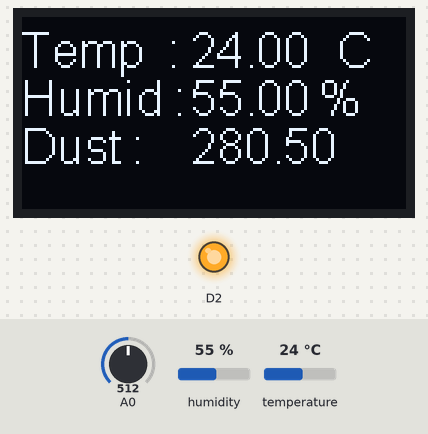
This sketch was run on a simulated ESP8266 (NodeMCU). Parts: 128×64 one-colour display, output pins drawn as LEDs (lit = HIGH). The test bench sets the inputs (shaded band); at power-on: A0 = 512, humidity 55 %, temperature 24 °C. What the sketch prints to the serial monitor is not drawn.

Above: at 4.2 s.
4.3 s: A0 set to 3
At 6.6 s:
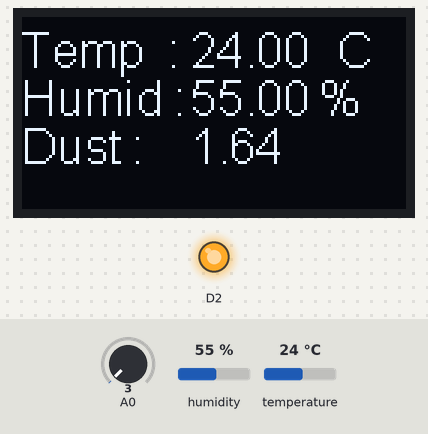
7.7 s: A0 set to 0
At 10.2 s:
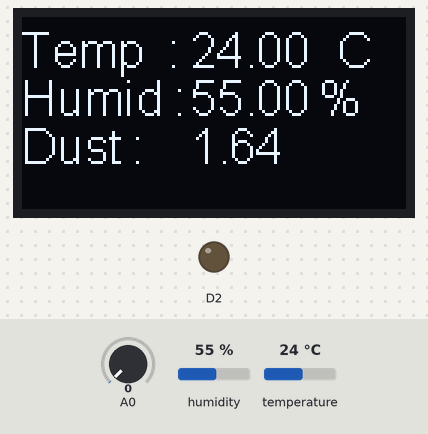
11.1 s: A0 set to 122
At 12.9 s:
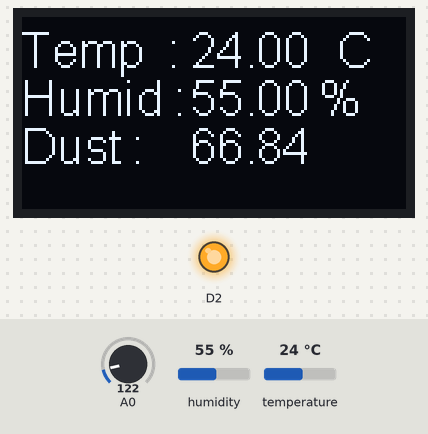
14.5 s: humidity set to 22 %
At 16.7 s:
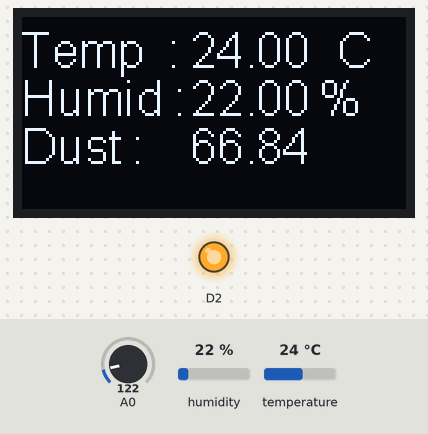
17.9 s: temperature set to 12 °C
At 19.3 s:
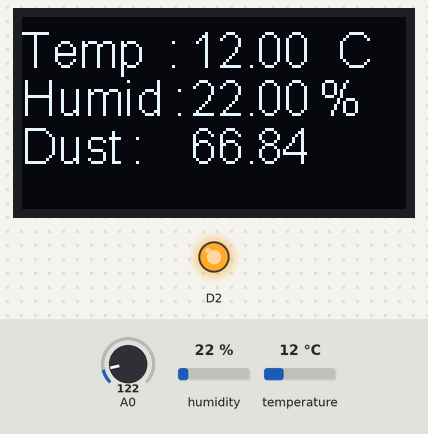
21.3 s: humidity set to 40 %
At 25.7 s:
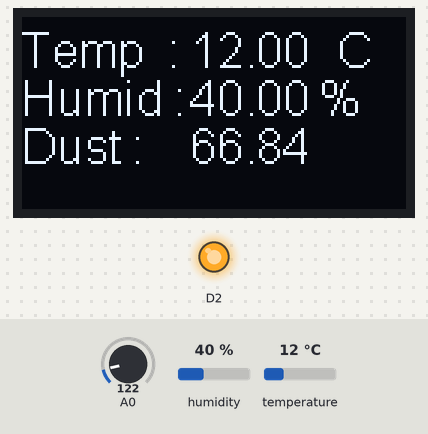
Timing chart, 0 to 26.8 s (numbered marks = the images above; inputs shaded):
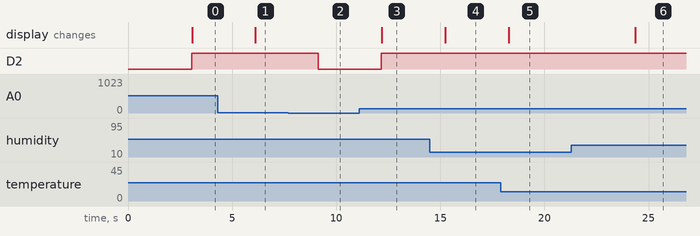

Measured:
- the behaviour switches between 2 and 1 on A0 (found by bisection; images 1 and 2)
- after the input at 4.3 s, the display: changes after 1.8 s (image 1)
- after the input at 7.7 s, D2: HIGH → LOW after 1.4 s
- after the input at 11.1 s, D2: LOW → HIGH after 1.1 s; the display: changes after 1.1 s (image 3)
- after the input at 14.5 s, the display: changes after 0.74 s (image 4)
- after the input at 17.9 s, the display: changes after 0.38 s (image 5)
- after the input at 21.3 s, the display: changes after 3.1 s (image 6)

The sketch:

sketch_sep15f.ino
```cpp
#include "SSD1306.h"
#include <DHT.h>

#define DHTPIN  16   // D0
#define DHTTYPE DHT22

SSD1306  display(0x3c, D3, D5);
DHT dht(DHTPIN, DHTTYPE, 15);

float MeasuredDust=0;
float DustDensity = 0;

int LedPower=16;   // GPIO16 --> Sensor's LED pin (3rd Pin)
int DelayTime=280;
int DelayTime2=40;
float OffTime=9680;

void setup() {
  pinMode(4, OUTPUT);
  Serial.begin(9600);
  Serial.println();
  Serial.println("DHT22/SSD1306");
  Serial.println("ThingSpeak");

  float FineDust = 0.0;

  digitalWrite(LedPower, LOW); // power on the LED
  delayMicroseconds(DelayTime);

  //먼지 센서를 값을 0.0V~3.3V 을 0~1024 값으로 변경해 줌.
  MeasuredDust=analogRead(A0); // read the dust value
  delayMicroseconds(DelayTime2);
  digitalWrite(LedPower, HIGH); // turn the LED off
  delayMicroseconds(OffTime);

  // 볼트를 기준으로 미세먼지 값으로 변환해 줌, 데이터 시트을 참고 오차가 존재합니다.
  FineDust = 0.17*MeasuredDust*(3.3/1024)*1000;

  dht.begin();

  display.init();
  display.flipScreenVertically();
  display.setTextAlignment(TEXT_ALIGN_LEFT);
  display.setFont(ArialMT_Plain_16);
  display.drawString(0, 10, "DHT22/SSD1306");
  display.display();
  delay(3000);

}

void loop() {
  float FineDust = 0.0;
  float t, h;
  String  temp, humi;
  t = dht.readTemperature();
  h = dht.readHumidity();
  temp = t;
  humi = h;

  digitalWrite(LedPower, LOW); // power on the LED
  delayMicroseconds(DelayTime);

  //먼지 센서를 값을 0.0V~3.3V 을 0~1024 값으로 변경해 줌.
  MeasuredDust=analogRead(A0); // read the dust value
  delayMicroseconds(DelayTime2);
  digitalWrite(LedPower, HIGH); // turn the LED off
  delayMicroseconds(OffTime);

  // 볼트를 기준으로 미세먼지 값으로 변환해 줌, 데이터 시트을 참고 오차가 존재합니다.
  FineDust = 0.17*MeasuredDust*(3.3/1024)*1000;

  if (isnan(MeasuredDust) || isnan(FineDust)) {
    Serial.println("Fail to read!!");
    display.clear();
    display.drawString(0, 2, "Fail to read!!");
    display.display();
  } else {
    if(FineDust>=1.0){
      digitalWrite(4,HIGH);
      Serial.print("\nturnon++");
    }
    else {
      digitalWrite(4,LOW);
      Serial.print("\nturnoff--");
    }
    if(FineDust!=0.0){
      display.clear();
      display.setFont(ArialMT_Plain_16);
      display.drawString(0, 34, "Dust :           ");
      display.drawString(56, 34, (String)FineDust);
      display.setFont(ArialMT_Plain_16);
      display.drawString(0, 2, "Temp  :             C");
      display.drawString(56, 2, temp);
      display.drawString(0, 18, "Humid :           %");
      display.drawString(56, 18, humi);
      display.display();
    }
    Serial.print("\nMeasuredDust: ");
    Serial.print(MeasuredDust);
    Serial.print("FineDust: ");
    Serial.print(FineDust);
    Serial.print("Temperture: ");
    Serial.print(t);
    Serial.print(" ^C, \t");
    Serial.print("Humidity: ");
    Serial.print(h);
    Serial.print(" %");


  }
  delay(3000);

}
```
